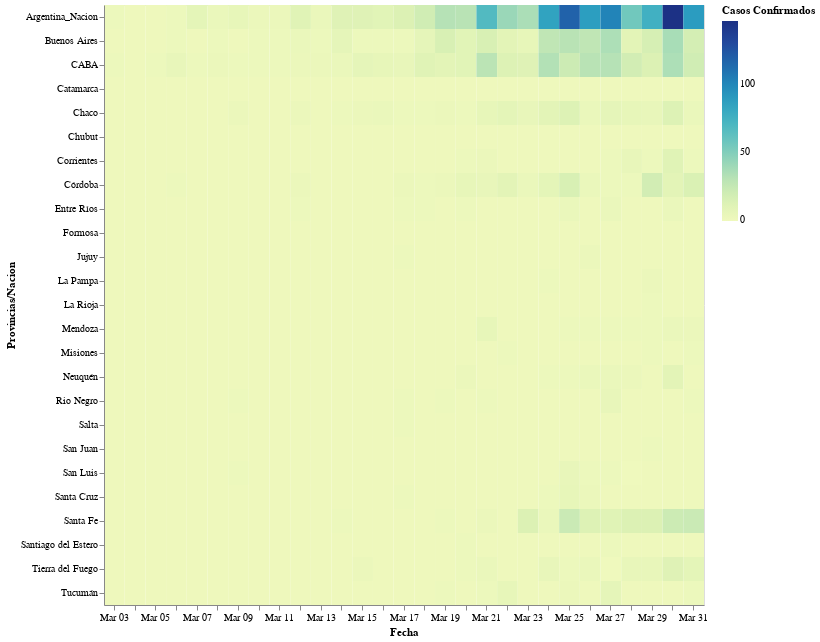

Notebook code for this chart:
### Code cell
#
pts = alt.selection(type="single", encodings=['x'])
rect=alt.Chart(source).mark_rect().encode(
    alt.Y('provincia:O', title='Provincias/Nacion'),
    alt.X('monthdate(fecha):O', title='Fecha'),
    alt.Color('confirmados:Q', title='Casos Confirmados',),
tooltip=['confirmados', 'fecha','provincia','muertes','recuperados']
).properties(width=600, height=600).interactive()
rect

### Figure 1 — Vega-Lite specification as saved in the notebook (floating-point values rounded to 4 significant figures; data arrays with more than 128 entries replaced by an {"elided": "..."} marker saying what was removed)
{"config": {"view": {"continuousWidth": 400, "continuousHeight": 300}}, "data": {"name": "data-ffbdca202989c6c8e2b4a4d14b2d2b86"}, "mark": "rect", "encoding": {"color": {"type": "quantitative", "field": "confirmados", "title": "Casos Confirmados"}, "tooltip": [{"type": "quantitative", "field": "confirmados"}, {"type": "temporal", "field": "fecha"}, {"type": "nominal", "field": "provincia"}, {"type": "quantitative", "field": "muertes"}, {"type": "quantitative", "field": "recuperados"}], "x": {"type": "ordinal", "field": "fecha", "timeUnit": "monthdate", "title": "Fecha"}, "y": {"type": "ordinal", "field": "provincia", "title": "Provincias/Nacion"}}, "height": 600, "selection": {"selector003": {"type": "interval", "bind": "scales", "encodings": ["x", "y"]}}, "width": 600, "$schema": "https://vega.github.io/schema/vega-lite/v4.0.2.json", "datasets": {"data-ffbdca202989c6c8e2b4a4d14b2d2b86": {"elided": "725 records"}}}
